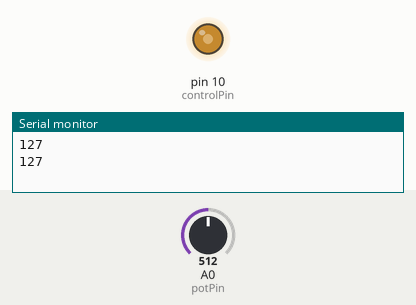
Bench run of a sketch on a simulated Arduino Uno, built with avr-gcc and run on an emulated ATmega328P. Parts: output pins drawn as LEDs (lit = HIGH), the last lines printed to the serial monitor. The test bench sets the inputs (shaded band); at power-on: A0 (potPin) = 512.

Above: at 1.2 s.
1.3 s: A0 (potPin) set to 716
At 2.9 s:
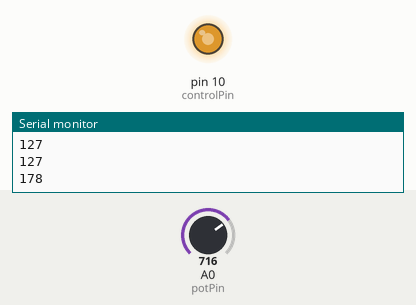
3.5 s: A0 (potPin) set to 900
At 4.4 s:
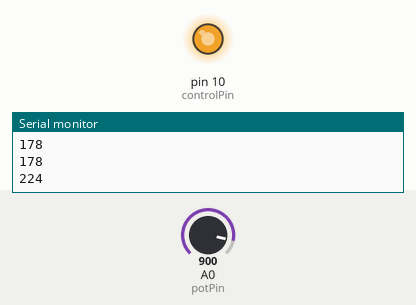
5.5 s: A0 (potPin) set to 122
At 7.2 s:
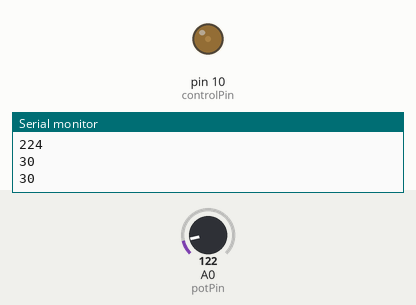
7.5 s: A0 (potPin) set to 0
At 8.8 s:
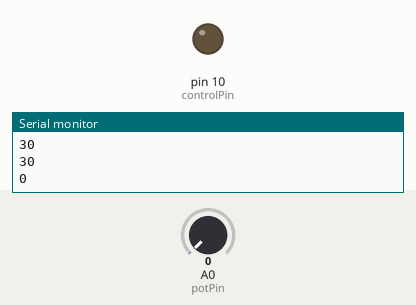
9.5 s: A0 (potPin) set to 511
At 10.3 s:
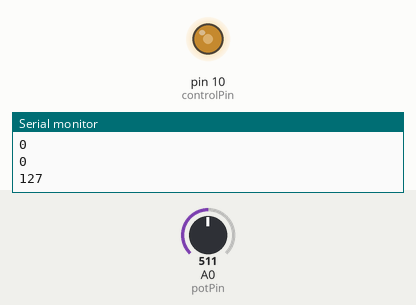
Timing chart, 0 to 12.5 s (numbered marks = the images above; inputs shaded):
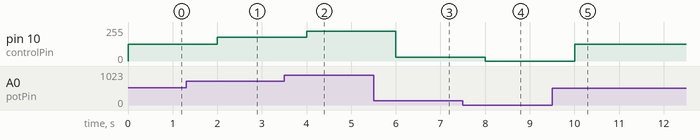

The sketch:

code.ino
```cpp
#include <LiquidCrystal.h>
int potPin = A0;
int controlPin = 10;

void setup() {
  // set frequency of 31372.55 Hz
  TCCR1B = TCCR1B & 0b11111000 | 0x01;

  pinMode(potPin, INPUT);
  pinMode(controlPin, OUTPUT);

  Serial.begin(9600);
}

void loop() {
  analogWrite(controlPin, map(analogRead(potPin), 0, 1023, 0, 255));

  Serial.println(map(analogRead(potPin), 0, 1023, 0, 255));

  delay(1000);
}
```

Measured:
- after the input at 1.3 s, pin 10 (controlPin): 127/255 → 178/255 after 0.70 s
- after the input at 3.5 s, pin 10 (controlPin): 178/255 → 224/255 after 0.50 s
- after the input at 5.5 s, pin 10 (controlPin): 224/255 → 30/255 after 0.50 s
- after the input at 7.5 s, pin 10 (controlPin): 30/255 → 0/255 after 0.50 s
- after the input at 9.5 s, pin 10 (controlPin): 0/255 → 127/255 after 0.51 s
